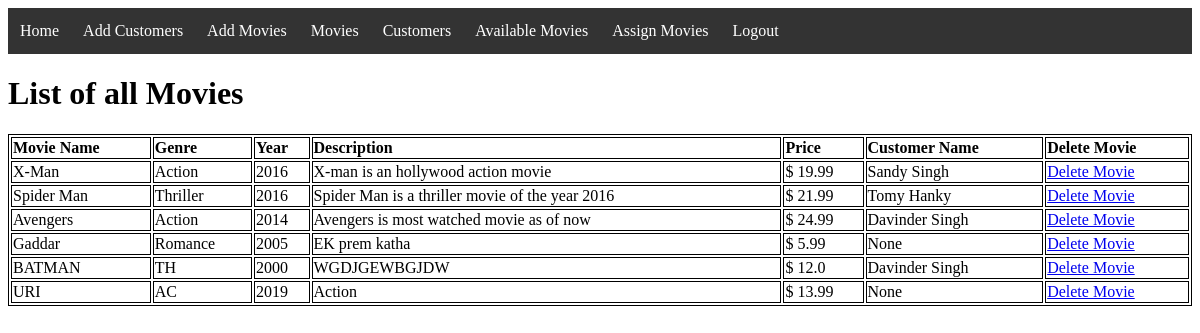
/listofmovies (signed in), run on the app's committed database.
### movies/models.py (models this page shows, shortened)
class mmovies(models.Model):
	mname = models.CharField(max_length=50)
	genre_choice=(('AC','Action'),
					('TH','Thriller'),
					('RM','Romance'),
					('Co','Comedy'))
	genre = models.CharField(max_length=60, choices=genre_choice)
	year = models.IntegerField()
	description = models.CharField(max_length=500)
	price = models.FloatField()
	fname=models.ForeignKey(customers, on_delete=models.SET_NULL,blank=True,null=True)

### customers/models.py (models this page shows)
class customers(models.Model):
	fname = models.CharField(max_length=50)
	lname = models.CharField(max_length=60)
	birthdate = models.DateField()
	pnumber = models.CharField(max_length=15)
	address = models.TextField(max_length=50)
	def __str__(self):
		return self.fname + " "+ self.lname

### Movierental/views.py (the view)
# urls.py: path("listofmovies",views.listofmovies,name="listofmovies"),
@login_required(login_url='index')
def listofmovies(request):
	all_movies = mmovies.objects.all()
	return render(request, 'listofmovies.html',{"movies": all_movies})

### templates/listofmovies.html
{% extends "layout.html" %}
{% block content %}
<div>
<h1>List of all Movies</h1>
<table style="width:100%">
  <tr>
    <th>Movie Name</th>
    <th>Genre</th>
    <th>Year</th>
    <th>Description</th>
    <th>Price</th>
    <th>Customer Name</th>
    <th>Delete Movie</th>
  </tr>
  {% for movie in movies%}
  <tr>
    <td>{{movie.mname}}</td>
    <td>{{movie.genre}}</td>
    <td>{{movie.year}}</td>
    <td>{{movie.description}}</td>
    <td>$ {{movie.price}}</td>
     <td> {{movie.fname}}</td>
    <td><a href ="{% url 'delmovie' movie.id %}">Delete Movie</a></td>
  </tr>
  {% endfor %}
</table>
</div>
{% endblock %}

### templates/layout.html (shortened to what this page needs)
<!DOCTYPE html>
<html>
<head>
</head>
<body >
<ul>
  <li><a class="active" href="homepage">Home</a></li>
  <li><a href={% url 'addcust' %}>Add Customers</a></li>
  <li><a href="addmovies">Add Movies</a></li>
  <li><a href="listofmovies">Movies</a></li>
  <li><a href="searchcustomers">Customers</a></li>
  <li><a href="availablemovies">Available Movies</a></li>
  <li><a href="assignmovies">Assign Movies</a></li>
  <li><a href="logout_view">Logout</a></li>
</ul>
{% block content %}
{% endblock %}
</body>
</html>

### templates/layout.html (style rules this page uses)
ul { list-style-type: none; margin: 0; padding: 0; overflow: hidden; background-color: #333; }
li { float: left; }
li a { display: block; color: white; text-align: center; padding: 14px 12px; text-decoration: none; }
th { text-align: left; }
table, th, td { border: 1px solid black; }

### data on the page
mmovies: mname "X-Man", genre "Action", year "2016", description "X-man is an hollywood action movie", price "19.99", fname "Sandy Singh"
mmovies: mname "Spider Man", genre "Thriller", year "2016", description "Spider Man is a thriller movie of the year 2016", price "21.99", fname "Tomy Hanky"
mmovies: mname "Avengers", genre "Action", year "2014", description "Avengers is most watched movie as of now", price "24.99", fname "Davinder Singh"
mmovies: mname "Gaddar", genre "Romance", year "2005", description "EK prem katha", price "5.99", fname "None"
mmovies: mname "BATMAN", genre "TH", year "2000", description "WGDJGEWBGJDW", price "12.0", fname "Davinder Singh"
mmovies: mname "URI", genre "AC", year "2019", description "Action", price "13.99", fname "None"
